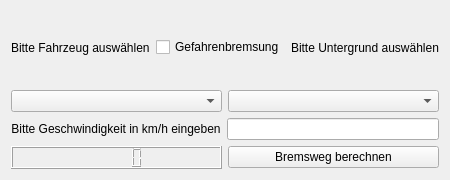
<?xml version="1.0" encoding="UTF-8"?>
<ui version="4.0">
 <class>MainWindow</class>
 <widget class="QMainWindow" name="MainWindow">
  <property name="geometry">
   <rect>
    <x>0</x>
    <y>0</y>
    <width>347</width>
    <height>180</height>
   </rect>
  </property>
  <property name="windowTitle">
   <string>Bremswegrechner</string>
  </property>
  <property name="layoutDirection">
   <enum>Qt::LeftToRight</enum>
  </property>
  <widget class="QWidget" name="centralWidget">
   <property name="layoutDirection">
    <enum>Qt::LeftToRight</enum>
   </property>
   <layout class="QGridLayout" name="gridLayout">
    <item row="0" column="0">
     <layout class="QHBoxLayout" name="horizontalLayout_4">
      <item>
       <widget class="QLabel" name="labelFahrzeugauswahl">
        <property name="text">
         <string>Bitte Fahrzeug auswählen</string>
        </property>
       </widget>
      </item>
      <item>
       <widget class="QCheckBox" name="checkBoxGefahrenbremsung">
        <property name="text">
         <string>Gefahrenbremsung</string>
        </property>
       </widget>
      </item>
      <item>
       <widget class="QLabel" name="labelUntergrundauswahl">
        <property name="text">
         <string>Bitte Untergrund auswählen</string>
        </property>
       </widget>
      </item>
     </layout>
    </item>
    <item row="2" column="0">
     <layout class="QHBoxLayout" name="horizontalLayout">
      <item>
       <widget class="QLabel" name="labelGeschwindigkeitseingabe">
        <property name="text">
         <string>Bitte Geschwindigkeit in km/h eingeben</string>
        </property>
        <property name="alignment">
         <set>Qt::AlignCenter</set>
        </property>
       </widget>
      </item>
      <item>
       <widget class="QLineEdit" name="lineEditGeschwindigkeit">
        <property name="alignment">
         <set>Qt::AlignCenter</set>
        </property>
       </widget>
      </item>
     </layout>
    </item>
    <item row="3" column="0">
     <layout class="QHBoxLayout" name="horizontalLayout_2">
      <item>
       <widget class="QLCDNumber" name="lcdBremsweg"/>
      </item>
      <item>
       <widget class="QPushButton" name="pushButtonBremswegberechnen">
        <property name="text">
         <string>Bremsweg berechnen</string>
        </property>
       </widget>
      </item>
     </layout>
    </item>
    <item row="1" column="0">
     <layout class="QHBoxLayout" name="horizontalLayout_3">
      <item>
       <widget class="QComboBox" name="comboBoxFahrzeug"/>
      </item>
      <item>
       <widget class="QComboBox" name="comboBoxUntergrund"/>
      </item>
     </layout>
    </item>
   </layout>
  </widget>
 </widget>
 <layoutdefault spacing="6" margin="11"/>
 <resources/>
 <connections/>
</ui>
